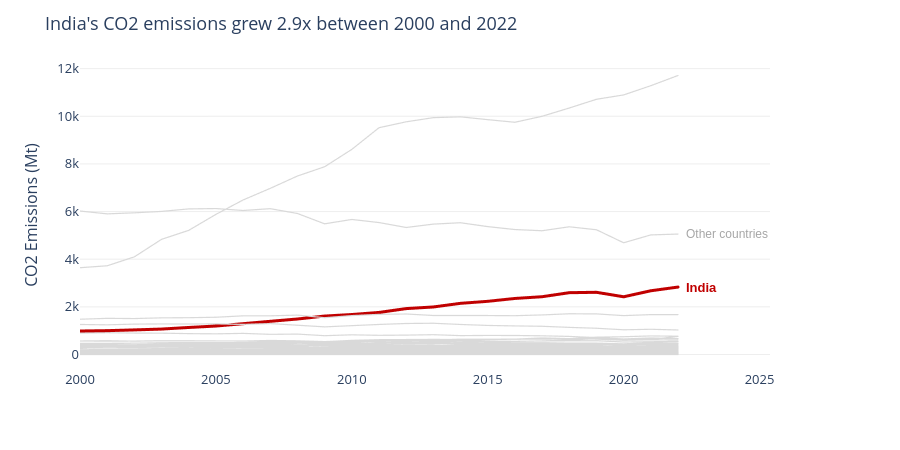

The cell this chart's notebook holds for it:
### Markdown cell above
## 4. Class Exercise 💪

Pick a **different** country, grey out everything else, label directly, and write an insight title with a number from the data.

### Code cell
highlight = 'India'   # change to any country in df['Country']

first, last = df['Year'].min(), df['Year'].max()
start = df.loc[(df['Country'] == highlight) & (df['Year'] == first), 'CO2_Mt'].values[0]
end   = df.loc[(df['Country'] == highlight) & (df['Year'] == last),  'CO2_Mt'].values[0]

color_map = {c: '#C00000' if c == highlight else '#D9D9D9' for c in df['Country'].unique()}

fig = px.line(df, x='Year', y='CO2_Mt', color='Country',
              color_discrete_map=color_map,
              labels={'CO2_Mt': 'CO2 Emissions (Mt)', 'Year': ''},
              template='plotly_white', height=450)

fig.update_traces(line=dict(width=1.2), showlegend=False)
fig.update_traces(line=dict(width=3), selector=dict(name=highlight))

# Direct label on the highlighted line
fig.add_annotation(x=last, y=end, text=highlight, showarrow=False,
                   xanchor='left', xshift=6,
                   font=dict(color='#C00000', size=13, family='Arial', weight='bold'))

# One quiet label for the grey lines (second-largest emitter in the last year, since the top one is usually China)
ctx = df.loc[(df['Country'] != highlight) & (df['Year'] == last)].nlargest(2, 'CO2_Mt').iloc[[-1]]
fig.add_annotation(x=last, y=ctx['CO2_Mt'].values[0], text='Other countries', showarrow=False,
                   xanchor='left', xshift=6, font=dict(color='#A6A6A6', size=12, family='Arial'))

fig.update_layout(
    title=f"{highlight}'s CO2 emissions grew {end/start:.1f}x between {first} and {last}",
    font=dict(size=13),
    margin=dict(r=130),
    yaxis=dict(gridcolor='#EEEEEE', zeroline=False),
    xaxis=dict(showgrid=False),
)
fig.show()
